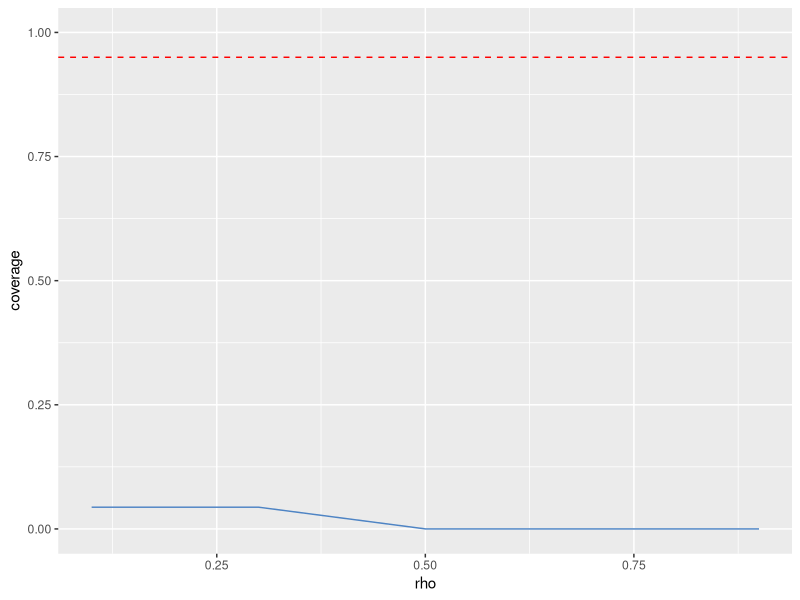
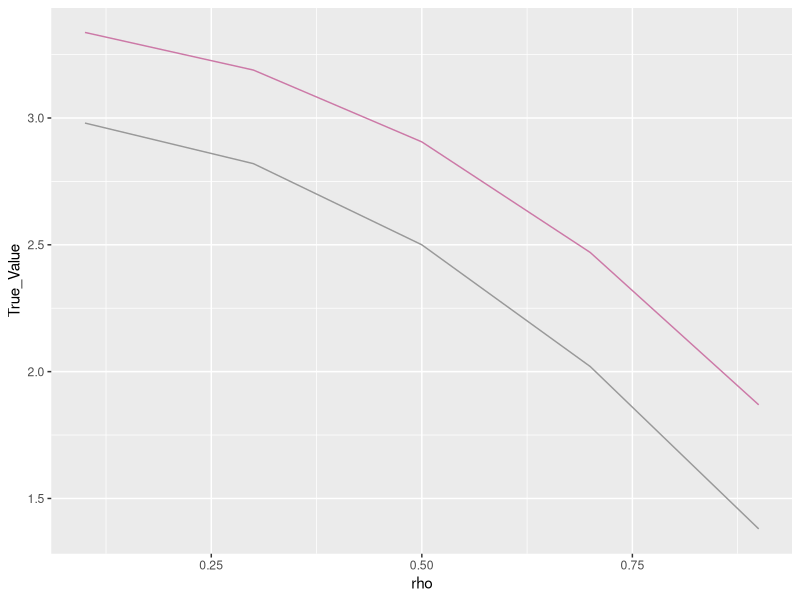

The R script that drew these images, in order:
### In this document, I'll present some results from the large sample illustration
### of exploration1, where we used lm to estimate \hat{y}

library("ggplot2")
library("tidyr")

setwd("~/Working/Ning/Giles_Project_1/Code/Lu_Implementation/12-15/")

explor2_rho1 = data.matrix(read.csv("./var_explore_2_1_rf_large_rho1.csv"))[,-c(1,6)]
explor2_rho3 = data.matrix(read.csv("./var_explore_2_1_rf_large_rho3.csv"))[,-c(1,6)]
explor2_rho5 = data.matrix(read.csv("./var_explore_2_1_rf_large_rho5.csv"))[,-c(1,6)]
explor2_rho7 = data.matrix(read.csv("./var_explore_2_1_rf_large_rho7.csv"))[,-c(1,6)]
explor2_rho9 = data.matrix(read.csv("./var_explore_2_1_rf_large_rho9.csv"))[,-c(1,6)]

bias_estimation <- rbind(colMeans(explor2_rho1), colMeans(explor2_rho3),
                         colMeans(explor2_rho5), colMeans(explor2_rho7),
                         colMeans(explor2_rho9))
bias_estimation <- cbind(bias_estimation, rowSums(bias_estimation) - 2*bias_estimation[,3])
bias_estimation <- cbind(bias_estimation, 3-2*(seq(1,9,2)/10)^2, (seq(1,9,2)/10))
bias_estimation <- data.frame(bias_estimation)
colnames(bias_estimation) <- c("First_Term", "Second_Term", "Third_Term",
                               "Forth_Term", "Estimate", "True_Value", "rho")

# Define a custom color palette
my_colors <- c("#D16103", "#52854C", "#4E84C4", "#999999")
variable_names <- c("Second_Term", "Third_Term", "Forth_Term", "True_Value")
names(my_colors) <- variable_names

# Reshape the data into longer format
bias_estimation_long <- pivot_longer(bias_estimation, cols = c(Second_Term, Third_Term, Forth_Term, True_Value))

# Create the plot using the reshaped data and the custom color palette
estimation_plot <- ggplot(data = bias_estimation_long, aes(x = rho, y = value, color = name)) +
  geom_line() +
  scale_color_manual(values = my_colors) +
  ylab("Value") +
  labs(color = "Term")

estimation_plot = ggplot(data = bias_estimation, aes(x = rho)) + 
  geom_line(aes(x = rho, y = True_Value), color = "#999999") +
  geom_line(aes(x = rho, y = Estimate), color = "#CC79A7")


################################################################################
################################################################################
################################################################################
t_95 = qt(.975, 2000-1)
estimate_fun <- function(mat){
  return(rowSums(mat) - 2*mat[,3])
}


eif_mean = 3-2*seq(from =.1, to = .9, by = .2)^2

var_explor2_rho1 = data.matrix(read.csv("./var_explore_2_1_rf_large_rho1.csv"))[, 6]
var_explor2_rho3 = data.matrix(read.csv("./var_explore_2_1_rf_large_rho3.csv"))[, 6]
var_explor2_rho5 = data.matrix(read.csv("./var_explore_2_1_rf_large_rho5.csv"))[, 6]
var_explor2_rho7 = data.matrix(read.csv("./var_explore_2_1_rf_large_rho7.csv"))[, 6]
var_explor2_rho9 = data.matrix(read.csv("./var_explore_2_1_rf_large_rho9.csv"))[, 6]

coverage_mat <- cbind(var_explor2_rho1, var_explor2_rho3, var_explor2_rho5, 
                      var_explor2_rho7, var_explor2_rho9)
estimate_mat <- cbind(estimate_fun(explor2_rho1), estimate_fun(explor2_rho3),
                      estimate_fun(explor2_rho5), estimate_fun(explor2_rho7),
                      estimate_fun(explor2_rho9))
SE_vec <- sqrt(colMeans(coverage_mat)/1999)

coverage <- c()

for(i in 1:5){
  eif_Lower = eif_mean[i] - t_95*SE_vec[i]
  eif_Upper = eif_mean[i] + t_95*SE_vec[i]
  eif_covered =  mean(estimate_mat[,i]<= eif_Upper&estimate_mat[,i]>=eif_Lower)
  coverage[i]  = eif_covered
}


coverage


bias_estimation <- cbind(bias_estimation, coverage)

coverage_plot = ggplot(data = bias_estimation, aes(x = rho)) + 
  geom_line(aes(x = rho, y = coverage), color = "#4E84C4") +
  geom_hline(yintercept = 0.95, linetype = "dashed", color = "red") + ylim(0,1)

